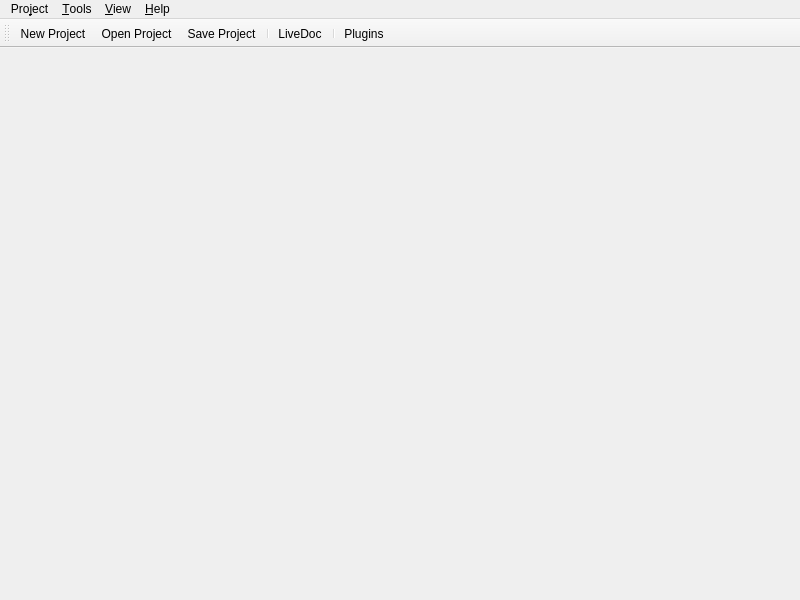
<?xml version="1.0" encoding="UTF-8"?>
<ui version="4.0">
 <class>Gui_Main_Window</class>
 <widget class="QMainWindow" name="Gui_Main_Window">
  <property name="geometry">
   <rect>
    <x>0</x>
    <y>0</y>
    <width>800</width>
    <height>600</height>
   </rect>
  </property>
  <property name="windowTitle">
   <string>RUAG Traffic Visualizer</string>
  </property>
  <widget class="QWidget" name="centralwidget"/>
  <widget class="QMenuBar" name="menubar">
   <property name="geometry">
    <rect>
     <x>0</x>
     <y>0</y>
     <width>800</width>
     <height>23</height>
    </rect>
   </property>
   <widget class="QMenu" name="menuView">
    <property name="title">
     <string>&amp;View</string>
    </property>
    <addaction name="actionLiveDoc"/>
   </widget>
   <widget class="QMenu" name="menuProject">
    <property name="title">
     <string>Pro&amp;ject</string>
    </property>
    <addaction name="newProject"/>
    <addaction name="openProject"/>
    <addaction name="separator"/>
    <addaction name="saveProject"/>
    <addaction name="saveAllProjects"/>
    <addaction name="actionWorkspace"/>
    <addaction name="actionWorkspaceManager"/>
    <addaction name="separator"/>
    <addaction name="action_Exit_Application"/>
   </widget>
   <widget class="QMenu" name="menuTools">
    <property name="title">
     <string>&amp;Tools</string>
    </property>
    <addaction name="actionPlugins"/>
   </widget>
   <widget class="QMenu" name="menuHelp">
    <property name="title">
     <string>&amp;Help</string>
    </property>
    <addaction name="actionAbout_Application"/>
    <addaction name="actionAboutQt"/>
   </widget>
   <addaction name="menuProject"/>
   <addaction name="menuTools"/>
   <addaction name="menuView"/>
   <addaction name="menuHelp"/>
  </widget>
  <widget class="QToolBar" name="toolBar">
   <property name="windowTitle">
    <string>Tool Bar</string>
   </property>
   <attribute name="toolBarArea">
    <enum>TopToolBarArea</enum>
   </attribute>
   <attribute name="toolBarBreak">
    <bool>false</bool>
   </attribute>
   <addaction name="newProject"/>
   <addaction name="openProject"/>
   <addaction name="saveProject"/>
   <addaction name="separator"/>
   <addaction name="actionLiveDoc"/>
   <addaction name="separator"/>
   <addaction name="actionPlugins"/>
  </widget>
  <action name="actionPlugins">
   <property name="icon">
    <iconset theme="run-build-configure" resource="../res/res_core.qrc">
     <normaloff>:/core/configure-5.png</normaloff>:/core/configure-5.png</iconset>
   </property>
   <property name="text">
    <string>&amp;Plugins</string>
   </property>
   <property name="toolTip">
    <string>Plugin Manager</string>
   </property>
  </action>
  <action name="actionAboutQt">
   <property name="icon">
    <iconset theme="help-about" resource="../res/res_core.qrc">
     <normaloff>:/core/help-about-3.png</normaloff>:/core/help-about-3.png</iconset>
   </property>
   <property name="text">
    <string>&amp;About Qt</string>
   </property>
   <property name="toolTip">
    <string>About Qt</string>
   </property>
  </action>
  <action name="openProject">
   <property name="icon">
    <iconset theme="document-open" resource="../res/res_core.qrc">
     <normaloff>:/core/document-open-folder.png</normaloff>:/core/document-open-folder.png</iconset>
   </property>
   <property name="text">
    <string>&amp;Open Project</string>
   </property>
   <property name="shortcut">
    <string>Ctrl+O</string>
   </property>
  </action>
  <action name="newProject">
   <property name="icon">
    <iconset theme="document-open" resource="../res/res_core.qrc">
     <normaloff>:/core/folder-new-7.png</normaloff>:/core/folder-new-7.png</iconset>
   </property>
   <property name="text">
    <string>&amp;New Project</string>
   </property>
   <property name="shortcut">
    <string>Ctrl+N</string>
   </property>
  </action>
  <action name="saveProject">
   <property name="enabled">
    <bool>true</bool>
   </property>
   <property name="icon">
    <iconset theme="document-save" resource="../res/res_core.qrc">
     <normaloff>:/core/document-save-5.png</normaloff>:/core/document-save-5.png</iconset>
   </property>
   <property name="text">
    <string>&amp;Save Project</string>
   </property>
   <property name="toolTip">
    <string>Save Project</string>
   </property>
   <property name="shortcut">
    <string>Ctrl+S</string>
   </property>
  </action>
  <action name="action_Hide_Project">
   <property name="enabled">
    <bool>false</bool>
   </property>
   <property name="icon">
    <iconset resource="../res/res_core.qrc">
     <normaloff>:/core/tab-close-3.png</normaloff>:/core/tab-close-3.png</iconset>
   </property>
   <property name="text">
    <string>&amp;Hide Project</string>
   </property>
   <property name="toolTip">
    <string>Hide Project</string>
   </property>
  </action>
  <action name="action_Unload_Project">
   <property name="enabled">
    <bool>false</bool>
   </property>
   <property name="icon">
    <iconset resource="../res/res_core.qrc">
     <normaloff>:/core/document-close-4.png</normaloff>:/core/document-close-4.png</iconset>
   </property>
   <property name="text">
    <string>&amp;Unload Project</string>
   </property>
  </action>
  <action name="action_Exit_Application">
   <property name="text">
    <string>E&amp;xit</string>
   </property>
   <property name="shortcut">
    <string>Ctrl+Q</string>
   </property>
  </action>
  <action name="actionLiveDoc">
   <property name="checkable">
    <bool>true</bool>
   </property>
   <property name="icon">
    <iconset theme="help-contents" resource="../res/res_core.qrc">
     <normaloff>:/core/help-contents-5.png</normaloff>:/core/help-contents-5.png</iconset>
   </property>
   <property name="text">
    <string>Live&amp;Doc</string>
   </property>
   <property name="shortcut">
    <string>F1</string>
   </property>
  </action>
  <action name="actionAbout_Application">
   <property name="icon">
    <iconset theme="help-about" resource="../res/res_core.qrc">
     <normaloff>:/core/help-about-3.png</normaloff>:/core/help-about-3.png</iconset>
   </property>
   <property name="text">
    <string>A&amp;bout This Application</string>
   </property>
  </action>
  <action name="actionWorkspaceManager">
   <property name="text">
    <string>Workspace &amp;Manager...</string>
   </property>
   <property name="toolTip">
    <string>&lt;html&gt;&lt;head/&gt;&lt;body&gt;&lt;p&gt;Manager Workspaces&lt;/p&gt;&lt;/body&gt;&lt;/html&gt;</string>
   </property>
  </action>
  <action name="saveAllProjects">
   <property name="icon">
    <iconset theme="document-save-all">
     <normalon>:/core/document-save-5.png</normalon>
    </iconset>
   </property>
   <property name="text">
    <string>Save all &amp;Projects ...</string>
   </property>
  </action>
  <action name="actionWorkspace">
   <property name="text">
    <string>&amp;Switch Workspace...</string>
   </property>
  </action>
 </widget>
 <resources>
  <include location="../res/res_core.qrc"/>
 </resources>
 <connections>
  <connection>
   <sender>action_Exit_Application</sender>
   <signal>triggered()</signal>
   <receiver>Gui_Main_Window</receiver>
   <slot>close()</slot>
   <hints>
    <hint type="sourcelabel">
     <x>-1</x>
     <y>-1</y>
    </hint>
    <hint type="destinationlabel">
     <x>399</x>
     <y>299</y>
    </hint>
   </hints>
  </connection>
 </connections>
</ui>
